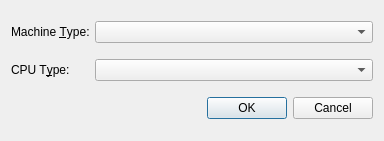
<?xml version="1.0" encoding="UTF-8"?>
<ui version="4.0">
 <class>Architecture_Options</class>
 <widget class="QDialog" name="Architecture_Options">
  <property name="geometry">
   <rect>
    <x>0</x>
    <y>0</y>
    <width>384</width>
    <height>141</height>
   </rect>
  </property>
  <property name="windowTitle">
   <string>Architecture Options</string>
  </property>
  <layout class="QGridLayout" name="gridLayout">
   <item row="0" column="0">
    <widget class="QLabel" name="Label_Machine_Type">
     <property name="sizePolicy">
      <sizepolicy hsizetype="Maximum" vsizetype="Preferred">
       <horstretch>0</horstretch>
       <verstretch>0</verstretch>
      </sizepolicy>
     </property>
     <property name="text">
      <string>Machine &amp;Type:</string>
     </property>
     <property name="buddy">
      <cstring>CB_Machine_Type</cstring>
     </property>
    </widget>
   </item>
   <item row="0" column="1">
    <widget class="QComboBox" name="CB_Machine_Type">
     <property name="sizePolicy">
      <sizepolicy hsizetype="Minimum" vsizetype="Fixed">
       <horstretch>0</horstretch>
       <verstretch>0</verstretch>
      </sizepolicy>
     </property>
     <property name="maxCount">
      <number>64</number>
     </property>
     <property name="sizeAdjustPolicy">
      <enum>QComboBox::AdjustToMinimumContentsLength</enum>
     </property>
    </widget>
   </item>
   <item row="1" column="0">
    <widget class="QLabel" name="Label_CPU_Type">
     <property name="sizePolicy">
      <sizepolicy hsizetype="Maximum" vsizetype="Preferred">
       <horstretch>0</horstretch>
       <verstretch>0</verstretch>
      </sizepolicy>
     </property>
     <property name="text">
      <string>CPU T&amp;ype:</string>
     </property>
     <property name="buddy">
      <cstring>CB_CPU_Type</cstring>
     </property>
    </widget>
   </item>
   <item row="1" column="1">
    <widget class="QComboBox" name="CB_CPU_Type">
     <property name="sizePolicy">
      <sizepolicy hsizetype="Minimum" vsizetype="Fixed">
       <horstretch>0</horstretch>
       <verstretch>0</verstretch>
      </sizepolicy>
     </property>
     <property name="currentIndex">
      <number>-1</number>
     </property>
     <property name="maxCount">
      <number>1024</number>
     </property>
     <property name="sizeAdjustPolicy">
      <enum>QComboBox::AdjustToMinimumContentsLength</enum>
     </property>
    </widget>
   </item>
   <item row="2" column="0" colspan="2">
    <widget class="Dialog_Button_Box" name="buttonBox">
     <property name="orientation">
      <enum>Qt::Horizontal</enum>
     </property>
     <property name="standardButtons">
      <set>QDialogButtonBox::Cancel|QDialogButtonBox::Ok</set>
     </property>
    </widget>
   </item>
  </layout>
 </widget>
 <customwidgets>
  <customwidget>
   <class>Dialog_Button_Box</class>
   <extends>QDialogButtonBox</extends>
   <header>Dialog_Button_Box.h</header>
  </customwidget>
 </customwidgets>
 <resources/>
 <connections>
  <connection>
   <sender>buttonBox</sender>
   <signal>accepted()</signal>
   <receiver>Architecture_Options</receiver>
   <slot>accept()</slot>
   <hints>
    <hint type="sourcelabel">
     <x>248</x>
     <y>254</y>
    </hint>
    <hint type="destinationlabel">
     <x>157</x>
     <y>274</y>
    </hint>
   </hints>
  </connection>
  <connection>
   <sender>buttonBox</sender>
   <signal>rejected()</signal>
   <receiver>Architecture_Options</receiver>
   <slot>reject()</slot>
   <hints>
    <hint type="sourcelabel">
     <x>316</x>
     <y>260</y>
    </hint>
    <hint type="destinationlabel">
     <x>286</x>
     <y>274</y>
    </hint>
   </hints>
  </connection>
 </connections>
</ui>
